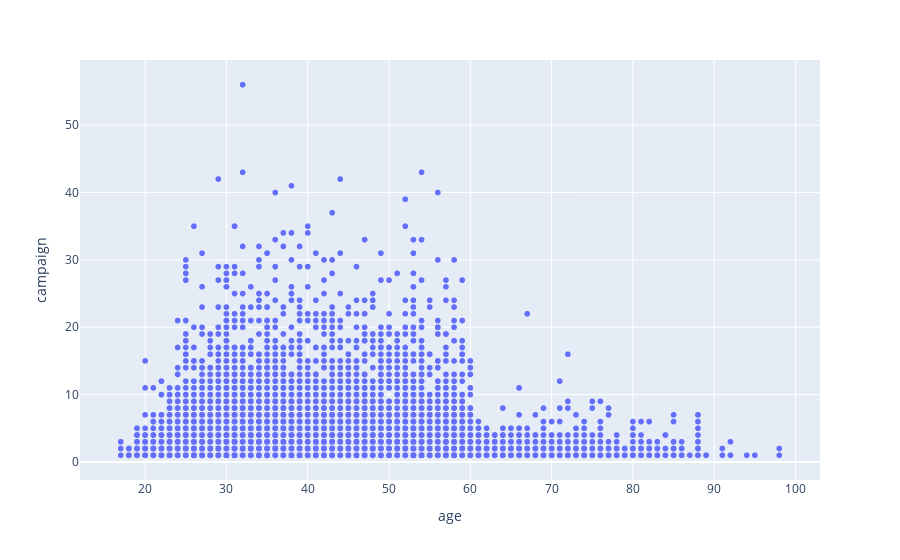

The cell this chart's notebook holds for it:
### Code cell
px.scatter(df, x='age', y='campaign')

### Figure 1 — Plotly figure (JSON) as saved in the notebook; plotly's stock layout.template omitted (floating-point values rounded to 4 significant figures; data arrays with more than 128 entries replaced by an {"elided": "..."} marker saying what was removed)
{"data": [{"hovertemplate": "age=%{x}<br>campaign=%{y}<extra></extra>", "legendgroup": "", "marker": {"color": "#636efa", "symbol": "circle"}, "mode": "markers", "name": "", "showlegend": false, "type": "scattergl", "x": {"elided": "41188 int values"}, "xaxis": "x", "y": {"elided": "41188 int values"}, "yaxis": "y"}], "layout": {"legend": {"tracegroupgap": 0}, "margin": {"t": 60}, "xaxis": {"anchor": "y", "domain": [0, 1], "title": {"text": "age"}}, "yaxis": {"anchor": "x", "domain": [0, 1], "title": {"text": "campaign"}}}}
